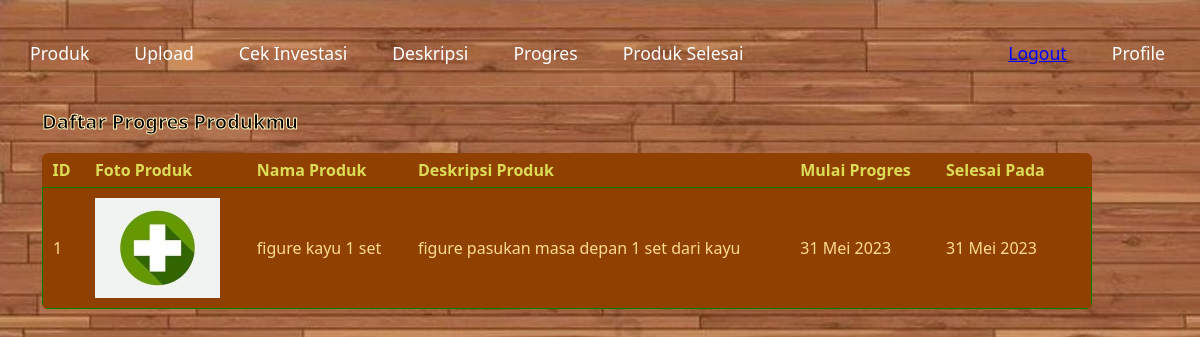
/prototype/progres_selesai.php (signed in), run on the app's committed database.
### tables this page shows
CREATE TABLE `progres_pengrajin` (
  `id` int(11) NOT NULL,
  `id_produk` varchar(50) NOT NULL,
  `foto` varchar(100) NOT NULL,
  `tanggal_mulai` date NOT NULL DEFAULT current_timestamp(),
  `tanggal_selesai` date NOT NULL DEFAULT (current_timestamp() + interval 7 day),
  `status` varchar(50) NOT NULL DEFAULT '0',
  `id_users` varchar(50) NOT NULL,
  `record` date DEFAULT NULL
);

CREATE TABLE `produk` (
  `id` int(11) NOT NULL,
  `nama_product` varchar(50) NOT NULL,
  `gambar` varchar(100) NOT NULL,
  `deskripsi` text NOT NULL,
  `id_users` varchar(50) NOT NULL
);

### prototype/function.php (called while the page is built, shortened)
<?php
class Connection{
  public $host = "localhost";
  public $user = "root";
  public $password = "";
  public $db_name = "prototype";
  public function __construct(){
    $this->conn = mysqli_connect($this->host, $this->user, $this->password, $this->db_name);
  }
}
class Select extends Connection{
  public function selectUserById($id){
    $result = mysqli_query($this->conn, "SELECT * FROM users WHERE id = $id");
    return mysqli_fetch_assoc($result);
  }
  public function selectProductById($id){
    $result = mysqli_query($this->conn, "SELECT * FROM produk WHERE id = $id");
    return mysqli_fetch_assoc($result);
  }
  public function selectProgresById($id){
    $data = mysqli_query($this->conn, "SELECT * FROM progres_pengrajin WHERE id_users = $id");
    $rows = mysqli_fetch_all($data, MYSQLI_ASSOC);
		return $rows;
  }
}
class Date extends Connection{
  public function tanggalIndonesia($tanggal)
  {
    $bulan = array (
      1 =>   'Januari',
      'Februari',
      'Maret',
      'April',
      'Mei',
      'Juni',
      'Juli',
      'Agustus',
      'September',
      'Oktober',
      'November',
      'Desember'
      );
      $pecahkan = explode('-', $tanggal);
      return $pecahkan[2] . ' ' . $bulan[ (int)$pecahkan[1] ] . ' ' . $pecahkan[0];
  }
}

### prototype/progres_selesai.php (the view, shortened to what this page needs)
<?php
require 'function.php';
$select = new Select();
$date = new Date();
if(!empty($_SESSION["id"])){
  $user = $select->selectUserById($_SESSION["id"]);
}
else{
  header("Location: login.php");
}
$detail = $select->selectProgresById($user['id']);
?>
<!DOCTYPE html>
<html lang="en">
<head>
    <link href="https://cdn.jsdelivr.net/npm/bootstrap@5.3.0-alpha3/dist/css/bootstrap.min.css"
    rel="stylesheet"
>
    <link rel="stylesheet" href="css/index.css">
</head>
<?php include 'nav_pengrajin.php' ?>
<body style="background-image: url('css/11bg.jpg'); background-size:cover;" runat="server">
    <div class="container">
    <div style="margin-top:20px;">
        <label style="font-size: 20px;">
            Daftar Progres Produkmu
        </label>
            <table class="rwd-table">
                <thead>
                    <tr style="border-bottom: 5px;">
                        <th scope="col">ID</th>
                        <th scope="col">Foto Produk</th>
                        <th scope="col">Nama Produk</th>
                        <th scope="col">Deskripsi Produk</th>
                        <th scope="col">Mulai Progres</th>
                        <th scope="col">Selesai Pada</th>
                    </tr>
                </thead>
                <tbody>
                <?php
                    $id = 1;
                        foreach ($detail as $akun) {
                            $produk = $select->selectProductById($akun['id_produk']);
                            $sekarang = $date->tanggalIndonesia($akun['tanggal_mulai']);
                            $record = $date->tanggalIndonesia($akun['record']);
                            if ($akun['status'] == '100') {
                    ?>
                        <tr style="border:1px solid green;">
                            <td><?php echo $id++; ?></td>
                            <td><img style="max-width:200px;max-height:100px" src="progres/<?php echo $akun['foto']; ?>"></td>
                            <td><?php echo $produk['nama_product']?></td>
                            <td><?php echo $produk['deskripsi']?></td>
                            <td><?php echo $sekarang ?></td>
                            <td><?php echo $record ?></td>
                            <td>
                            </td>
                        </tr>
            <?php }} ?>
                </tbody>
            </table>
        </div>
    </div>
</body>
</html>

### prototype/css/index.css (style rules this page uses)
body { padding: 0 2em; font-family: Montserrat, sans-serif; -webkit-font-smoothing: antialiased; text-rendering: optimizeLegibility; color: #ffbb7b; background: #eee; }
.rwd-table { background: #904101; color: #ffdb93; border-radius: .4em; overflow: hidden; margin: 1em 0; min-width: 1050px; }
tr { border-color: lighten(#34495E, 10%); }
th, td:before { color: #dd5; }
label { color: black; font-weight: bolder; -webkit-text-stroke: 1px rgb(255, 244, 190); }

### prototype/css/navbar1.css (style rules this page uses)
body { margin: 0; padding: 0; font-family: system-ui,-apple-system,"Segoe UI",Roboto,"Helvetica Neue",Arial,"Noto Sans","Liberation Sans",sans-serif,"Apple Color Emoji","Segoe UI Emoji","Segoe UI Symbol","Noto Color Emoji"; background-color: #373c47; }

### prototype/progres_selesai.php (style rules this page uses)
th { padding:10px;padding-top: 5px;padding-bottom: 5px; }
td { padding: 10px; }

### data on the page
progres_pengrajin: foto (picture), id_produk.nama_product "figure kayu 1 set", id_produk.deskripsi "figure pasukan masa depan 1 set dari kayu", tanggal_mulai "31 Mei 2023", record "31 Mei 2023"
